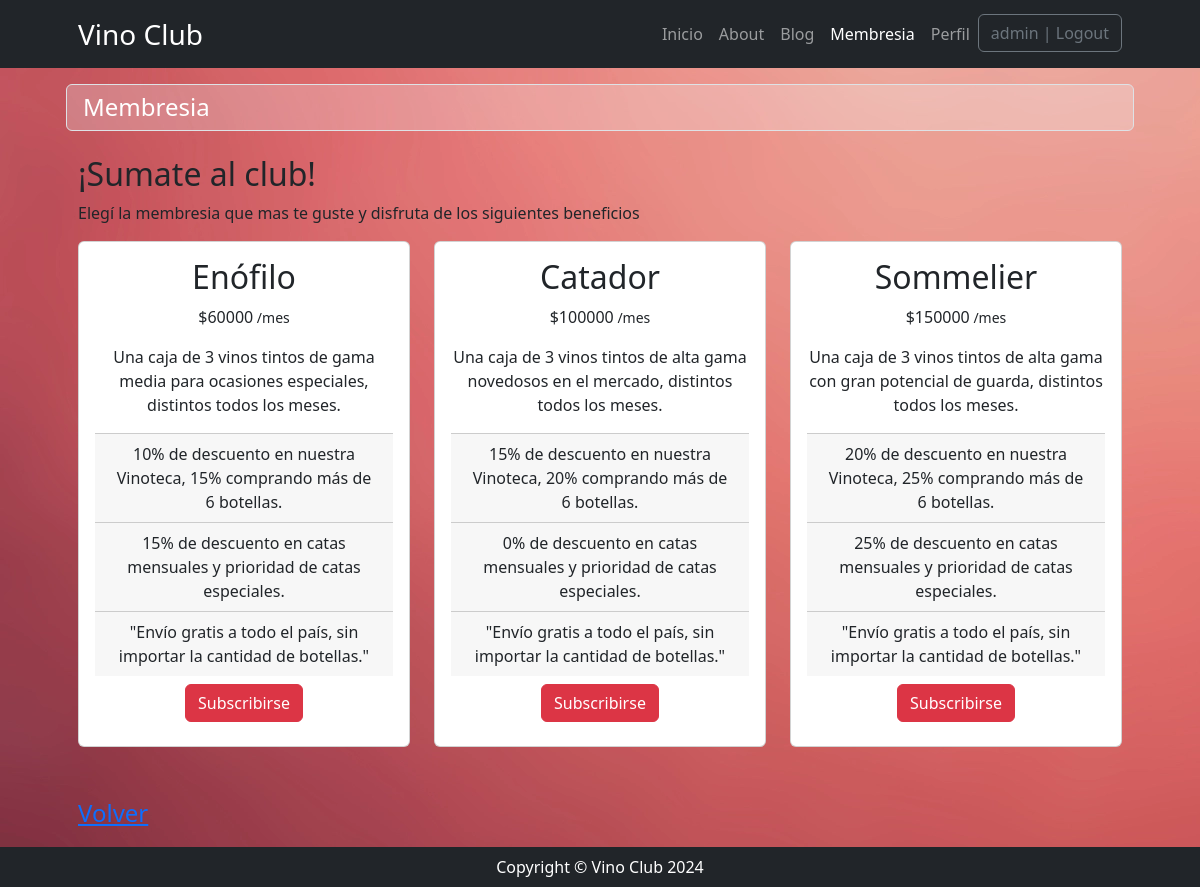
/membresia/ (signed in), run on the app's committed database.
### membresia/models.py (models this page shows, shortened)
class Membresia(models.Model):
    nombre = models.CharField(max_length=100)
    descripcion = models.TextField(max_length=1000)
    beneficio1 = models.TextField(max_length=1000, blank=True, null=True)
    beneficio2 = models.TextField(max_length=1000, blank=True, null=True)
    precio = models.IntegerField(default=100000)

### membresia/views.py (the view)
# urls.py: path('', views.home, name='home'),
def home(request):
    query = models.Membresia.objects.all()
    return render(request, 'membresia/index.html', {"membresias": query})

### membresia/templates/membresia/index.html
{% extends 'core/base.html' %}
{% block title %}
    {% include 'core/components/title1.html' with title='Membresia'%}
{% endblock title %}
{% block content %}
    <h2>¡Sumate al club!</h2>
    <p>Elegí la membresia que mas te guste y disfruta de los siguientes beneficios</p>
    <div class="row">
        {% for membresia in membresias %}
            <div class="col sm-4 col-md-4 bg-transparent">
                <div class="card h-100">
                    <div class="card-body" style="text-align: center">
                        <h2 class="text-center">{{ membresia.nombre }}</h2>
                        <p>${{ membresia.precio }}<small> /mes</small></p>
                        <p>{{ membresia.descripcion }}</p>
                        <div class="card-footer">{{ membresia.beneficio1 }}</div>
                        <div class="card-footer">{{ membresia.beneficio2 }}</div>
                        <div class="card-footer">"Envío gratis a todo el país, sin importar la cantidad de botellas."</div>
                        <div class="text-center py-2">
                            <a class="btn btn-danger btn-sm-4" href="#!">Subscribirse</a>
                        </div>
                    </div>
                </div>
            </div>
        {% endfor %}
        <div class="fs-4 pb-lg-2 my-5">
            <a href="{% url 'core:home' %}">Volver</a>
        </div>
    </div>
{% endblock content %}

### core/templates/core/components/navbar.html (shortened to what this page needs)
<nav class="navbar navbar-expand-lg navbar-dark bg-dark">
    <div class="container px-5">
        <a class="navbar-brand fs-3" href="{% url 'core:home' %}">Vino Club</a>
        <div class="collapse navbar-collapse" id="navbarSupportedContent">
            <ul class="navbar-nav ms-auto mb-2 mb-lg-0">
                <li class="nav-item"><a class="nav-link {% if request.path == "/" %} active {% endif %}" aria-current="page" href="{% url 'core:home' %}">Inicio</a></li>
                <li class="nav-item"><a class="nav-link {% if request.path == "/about/" %} active {% endif %}" href="{% url 'core:about' %}">About</a></li>
                <li class="nav-item"><a class="nav-link {% if request.path == "/blog/" %} active {% endif %}" href="{% url 'blog:home' %}">Blog</a></li>
                <li class="nav-item"><a class="nav-link {% if request.path == "/membresia/" %} active {% endif %}" href="{% url 'membresia:home' %}">Membresia</a></li>
                {% if user.is_authenticated %}
                <li class="nav-item"><a class="nav-link {% if request.path == "/profile/" %} active {% endif %}" href="{% url 'usuario:home' %}">Perfil</a></li>
                <li class="nav-item">
                    <form action="{% url 'core:logout' %}" method="post">
                        <button type="submit" class="btn btn-outline-secondary">{{ user.username }} | Logout</button>
                    </form>
                </li>
                {% else %}
                <li class="nav-item"><a class="nav-link {% if request.path == "/login/" %} active {% endif %}" href="{% url 'core:login' %}">Login</a></li>
                <li class="nav-item"><a class="nav-link {% if request.path == "/register/" %} active {% endif %}" href="{% url 'core:register' %}">Registrarse</a></li>
                {% endif %}
            </ul>
        </div>
    </div>
</nav>

### data on the page
Membresia: nombre "Enófilo", precio "60000", descripcion "Una caja de 3 vinos tintos de gama media para ocasiones especiales, distintos todos los meses.", beneficio1 "10% de descuento en nuestra Vinoteca, 15% comprando más de 6 botellas.", beneficio2 "15% de descuento en catas mensuales y prioridad de catas especiales."
Membresia: nombre "Catador", precio "100000", descripcion "Una caja de 3 vinos tintos de alta gama novedosos en el mercado, distintos todos los meses.", beneficio1 "15% de descuento en nuestra Vinoteca, 20% comprando más de 6 botellas.", beneficio2 "0% de descuento en catas mensuales y prioridad de catas especiales."
Membresia: nombre "Sommelier", precio "150000", descripcion "Una caja de 3 vinos tintos de alta gama con gran potencial de guarda, distintos todos los meses.", beneficio1 "20% de descuento en nuestra Vinoteca, 25% comprando más de 6 botellas.", beneficio2 "25% de descuento en catas mensuales y prioridad de catas especiales."

### other printed values
{{ user.username }} "admin"
{{ title }} "Membresia"
